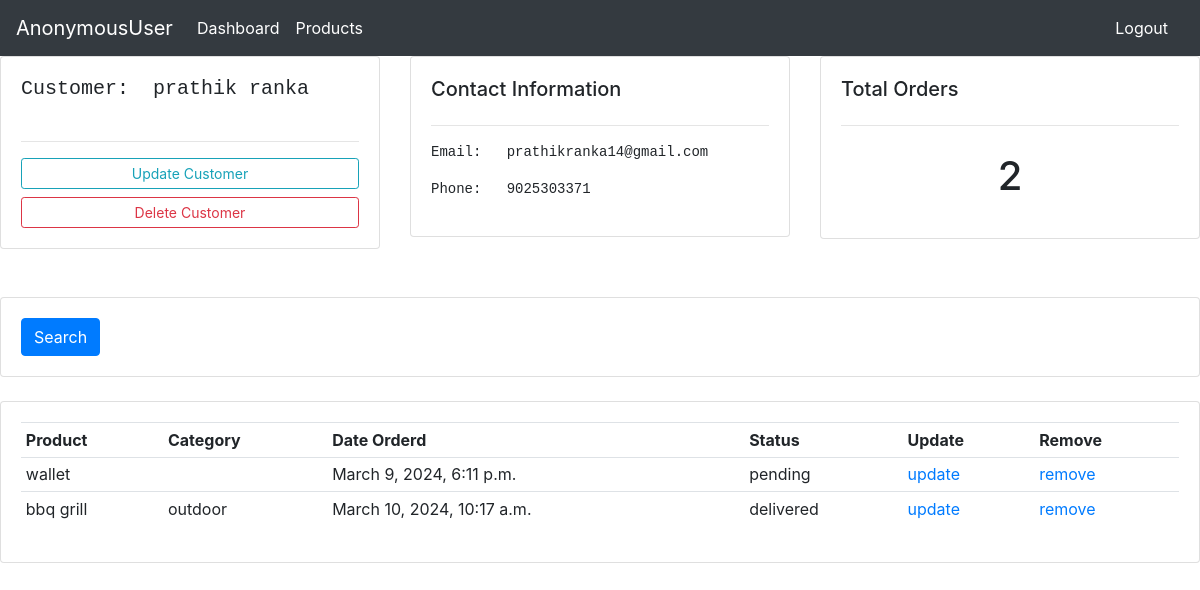
Screenshot of /customer/1 with the database file from the repository.
### accounts/models.py (models this page shows, shortened)
class customer(models.Model):
    name=models.CharField( max_length=50)
    phone=models.IntegerField()
    email=models.EmailField(max_length=254)
    date_created=models.DateTimeField(auto_now_add=True)

class order(models.Model):
    STATUS=(
        ('pending','pending'),
        ('out for delivery','out for delivery'),
        ('delivered','delivered')
    )
    CUSTOMER=models.ForeignKey(customer, null=True, on_delete=models.SET_NULL)
    PRODUCT=models.ForeignKey(products, null=True, on_delete=models.SET_NULL)
    status=models.CharField(max_length=50, choices=STATUS)
    date_create=models.DateTimeField( auto_now_add=True)

class products(models.Model):
    CATEGORY=(
        ('indoor','indoor'),
        ('outdoor','outdoor'),
    )
    prod_name=models.CharField(max_length=50)
    prod_price=models.FloatField()
    prod_category=models.CharField(max_length=50, choices=CATEGORY, blank=True)
    prod_desc=models.CharField(max_length=100)
    date_created=models.DateField(auto_now_add=True)
    TAGS=models.ManyToManyField(tag, blank=True)

### accounts/views.py (the view)
# urls.py: path('customer/<int:id>',customers),
def customers(request,id):                                     #the fun name should be diff from model name always. if it is same it gives error
    CUSTOM=customer.objects.get(id=id)
    ORDE=CUSTOM.order_set.all()
    total_order=ORDE.count()
    contexts={'customer':CUSTOM,'order':ORDE,'total_order':total_order}
    return render(request,'customer.html',contexts)

### accounts/templates/customer.html
{%extends 'base.html'%}
{%block msg%}
<div class="row">
    <div class="col-md">
        <div class="card card-body">
            <pre><h5>Customer:  {{customer.name}}</h5></pre>
            <hr>
            <a class="btn btn-outline-info btn-sm btn-block" href="/update_customer/{{customer.id}}">Update
                Customer</a>
            <a class="btn btn-outline-danger btn-sm btn-block" href="/delete_customer/{{customer.id}}">Delete
                Customer</a>
        </div>
    </div>
    <div class="col-md">
        <div class="card card-body">
            <h5>Contact Information</h5>
            <hr>
            <pre>Email:   {{customer.email}}</pre>
            <pre>Phone:   {{customer.phone}} </pre>
        </div>
    </div>
    <div class="col-md">
        <div class="card card-body">
            <h5>Total Orders</h5>
            <hr>
            <h1 style="text-align: center; padding: 10px">{{total_order}}</h1>
        </div>
    </div>
</div>
<br>
<br>
<div class="row">
    <div class="col">
        <div class="card card-body">
            <form method="get">
                <button class="btn btn-primary" type="submit">Search</button>
            </form>
        </div>
    </div>
</div>
<br>
<div class="row">
    <div class="col-md">
        <div class="card card-body">
            <table class="table table-sm">
                <tr>
                    <th>Product</th>
                    <th>Category</th>
                    <th>Date Orderd</th>
                    <th>Status</th>
                    <a href=""><th>Update</th></a>
                    <th>Remove</th>
                </tr>
                {%for i in order %}
                    <tr>
                        <td>{{i.PRODUCT.prod_name}}</td>
                        <td>{{i.PRODUCT.prod_category}}</td>
                        <td>{{i.date_create}}</td>
                        <td>{{i.status}}</td>
                        <td><a href="/update_order/{{customer.id}}">update</a></td>
                        <td><a href="/delete_order/{{customer.id}}">remove</a></td>
                    </tr>
                {%endfor%}
            </table>
        </div>
    </div>
</div>
{% endblock %}

### rows the page displays
customer: name "prathik ranka", email "prathikranka14@gmail.com", phone "9025303371"
order: PRODUCT.prod_name "wallet", date_create "March 9, 2024, 6:11 p.m.", status "pending"
order: PRODUCT.prod_name "bbq grill", PRODUCT.prod_category "outdoor", date_create "March 10, 2024, 10:17 a.m.", status "delivered"

### other values shown
{{ request.user }} "AnonymousUser"
{{ total_order }} "2"
